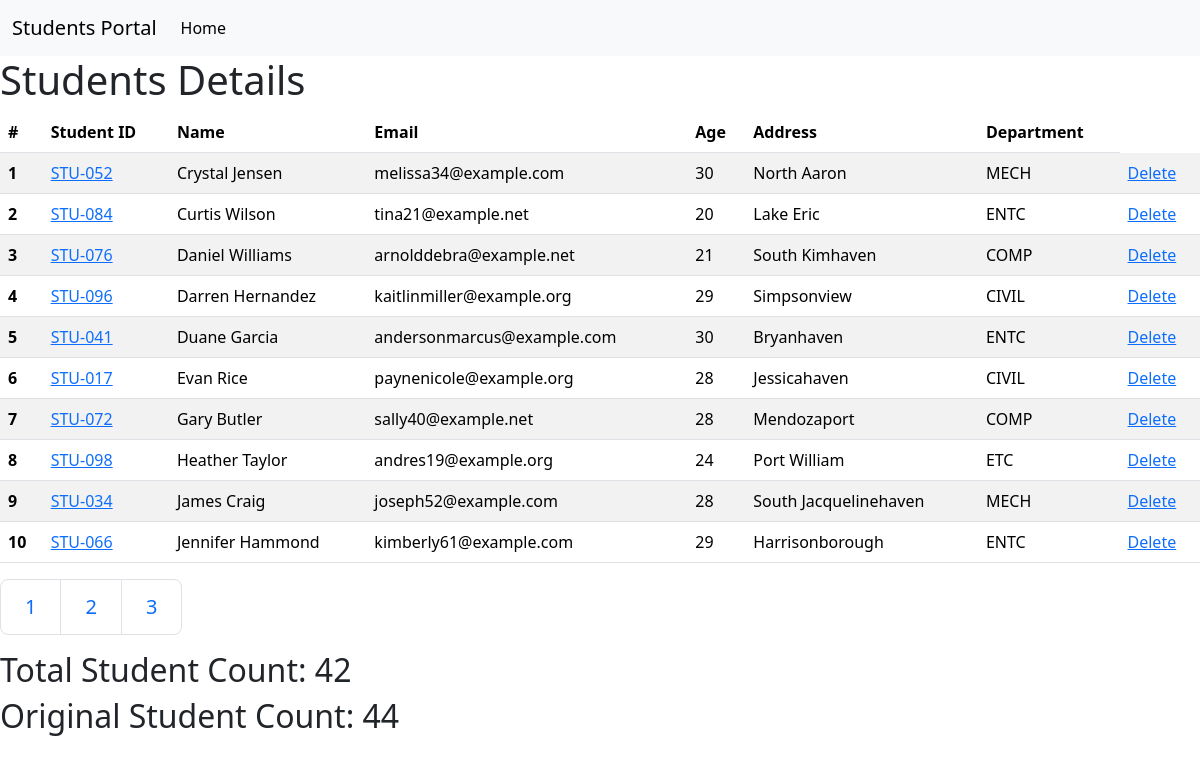
Screenshot of /students/?page=2 with the database file from the repository.
### students/models.py (models this page shows, shortened)
class Student(models.Model):
    student_id = models.OneToOneField(StudentID, related_name='studentid', on_delete=models.CASCADE)
    student_name = models.CharField(max_length=100, null=False)
    student_email = models.EmailField(unique=True)
    student_age = models.IntegerField(default=18)
    student_address = models.CharField(max_length=100)
    department = models.ForeignKey(Department, related_name='department', on_delete=models.CASCADE)
    is_deleted = models.BooleanField(default=False)
    objects = StudentManager()
    admin_objects = models.Manager()
    class Meta:
        ordering = ['student_name']
        verbose_name = "student"

class StudentID(models.Model):
    student_id = models.CharField(max_length=100)
    def __str__(self) -> str:
        return self.student_id

class Department(models.Model):
    department_name = models.CharField(max_length=100)
    def __str__(self) -> str:
        return self.department_name
    class Meta:
        ordering = ['department_name']

### students/views.py (the view)
# urls.py: path('students/', students_views.students, name="students_home_page"),
def students(request):
    student_list = Student.objects.all()
    paginator = Paginator(student_list, 10)  # Show 25 contacts per page.
    page_number = request.GET.get("page", 1)
    page_obj = paginator.get_page(page_number)
    total_users = Student.objects.all().count()
    original_count = Student.admin_objects.all().count()
    return render(request, 'students.html', {'students': page_obj, 'total_users': total_users, 'original_count': original_count})

### students/models.py (called while the page is built)
    def get_queryset(self):
        return super().get_queryset().filter(is_deleted=False)

### templates/students.html (shortened to what this page needs)
{% extends 'base.html' %}
{% block start %}
<div>
    <h1>Students Details</h1>
    <table class="table table-striped">
        <thead>
          <tr>
            <th scope="col">#</th>
            <th scope="col">Student ID</th>
            <th scope="col">Name</th>
            <th scope="col">Email</th>
            <th scope="col">Age</th>
            <th scope="col">Address</th>
            <th scope="col">Department</th>
          </tr>
        </thead>
        <tbody>
            {% for student in students %}
            <tr>
                <th scope="row">{{forloop.counter}}</th>
                <td>
                    <a href="{% url 'get_marks' student.student_id %}">
                        {{student.student_id}}
                    </a>
                </td>
                <td>{{student.student_name}}</td>
                <td>{{student.student_email}}</td>
                <td>{{student.student_age}}</td>
                <td>{{student.student_address}}</td>
                <td>{{student.department}}</td>
                <td><a href="{% url 'delete_student' student.student_id %}">Delete</a></td>
              </tr>
            {% endfor %}
        </tbody>
      </table>
      <nav aria-label="...">
        <ul class="pagination pagination-lg">
            <li class="page-item"><a class="page-link" href="?page=1">1</a></li>
            <li class="page-item"><a class="page-link" href="?page=2">2</a></li>
            <li class="page-item"><a class="page-link" href="?page=3">3</a></li>
        </ul>
    </nav>
</div>
<div>
    <h2>Total Student Count: {{total_users}}</h2>
    <h2>Original Student Count: {{original_count}}</h2>
</div>
{% endblock %}

### rows the page displays
Student: student_id "STU-052", student_name "Crystal Jensen", student_email "melissa34@example.com", student_age "30", student_address "North Aaron", department "MECH"
Student: student_id "STU-084", student_name "Curtis Wilson", student_email "tina21@example.net", student_age "20", student_address "Lake Eric", department "ENTC"
Student: student_id "STU-076", student_name "Daniel Williams", student_email "arnolddebra@example.net", student_age "21", student_address "South Kimhaven", department "COMP"
Student: student_id "STU-096", student_name "Darren Hernandez", student_email "kaitlinmiller@example.org", student_age "29", student_address "Simpsonview", department "CIVIL"
Student: student_id "STU-041", student_name "Duane Garcia", student_email "andersonmarcus@example.com", student_age "30", student_address "Bryanhaven", department "ENTC"
Student: student_id "STU-017", student_name "Evan Rice", student_email "paynenicole@example.org", student_age "28", student_address "Jessicahaven", department "CIVIL"
Student: student_id "STU-072", student_name "Gary Butler", student_email "sally40@example.net", student_age "28", student_address "Mendozaport", department "COMP"
Student: student_id "STU-098", student_name "Heather Taylor", student_email "andres19@example.org", student_age "24", student_address "Port William", department "ETC"
Student: student_id "STU-034", student_name "James Craig", student_email "joseph52@example.com", student_age "28", student_address "South Jacquelinehaven", department "MECH"
Student: student_id "STU-066", student_name "Jennifer Hammond", student_email "kimberly61@example.com", student_age "29", student_address "Harrisonborough", department "ENTC"

### other values shown
{{ total_users }} "42"
{{ original_count }} "44"
